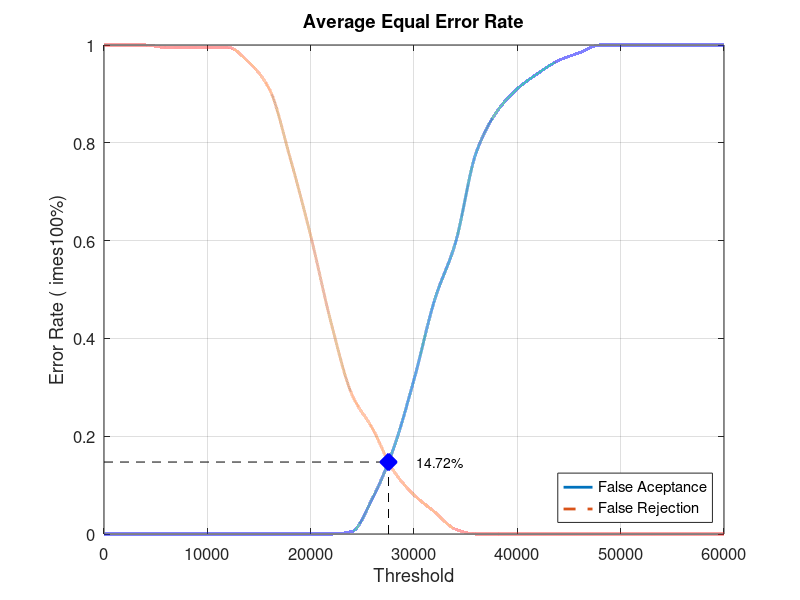
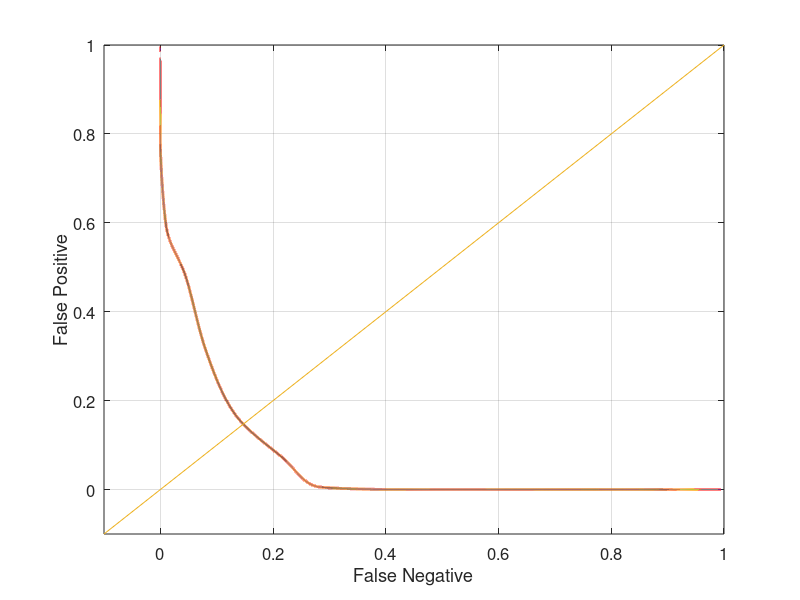

These charts were generated, in order, by the following MATLAB code:
close all;
clear;
clc;
x = 0:2000:60000;
xq = 0:0.5:60000;

y0 = [0 0 0 0 0 0 0 0 0 0 0 0 0.00526316 0.0736842 0.173684 0.315789 0.478947 0.594737 0.778947 0.863158 0.910526 0.942105 0.968421 0.984211 1 1 1 1 1 1 1]
yy0 = interp1(x, y0, xq, 'pchip');
y1 = [1 1 1 0.995 0.995 0.995 0.995 0.965 0.91 0.77 0.61 0.43 0.285 0.215 0.13 0.08 0.045 0.01 0 0 0 0 0 0 0 0 0 0 0 0 0]
yy1 = interp1(x, y1, xq, 'pchip');

% Calculating EER: 
y2 = abs(y0 - y1);
find(y2 == min(y2))
yy2 = abs(yy0 - yy1);
xEER = find(yy2 == min(yy2));
xEERIndex = xq(xEER) % X-axis EER
yEER = yy0(xEER) % Y-axis EER

main = figure
plot(xq, yy0,'-','LineWidth', 2);	hold on
plot(xq, yy1,'--','LineWidth', 2);	hold on
plot([xEERIndex xEERIndex], [0 yEER], 'k--');	hold on
plot([0 xEERIndex], [yEER yEER], 'k--');	hold on
plot(xEERIndex, yEER, 'bx', 'LineWidth', 10);	hold on
text(xEERIndex + 10 * xEERIndex / 100, yEER, [num2str(round((10000 * yEER)) / 100) '%'])
legend('False Aceptance', 'False Rejection', 'Location', 'SouthEast')
xlabel('Threshold')
ylabel('Error Rate (	imes100%)')
title('Average Equal Error Rate')
set(gca, 'FontSize', 12)
axis([0 60000 0 1])
grid on

print(main, 'Database2_2Main', '-dpng');
FNRxFPR = figure('Color', [1 1 1]);
plot(yy1, yy0, '-', yy1, yy0, 'LineWidth', 2);
hold on
y = -0.1:0.1:1
plot(y, y); 
set(gca, 'FontSize', 12)
xlabel('False Negative')
ylabel('False Positive')
axis([-0.1 1 -0.1 1])
set(gca, 'FontSize', 12)
grid on

print(FNRxFPR, 'Database2_2FNRxFPR','-dpng');
